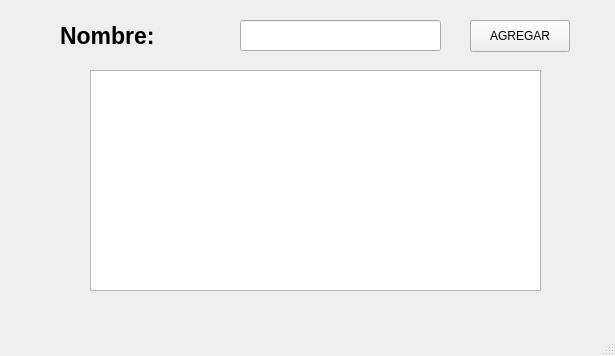
<?xml version="1.0" encoding="UTF-8"?>
<ui version="4.0">
 <class>MainWindow</class>
 <widget class="QMainWindow" name="MainWindow">
  <property name="geometry">
   <rect>
    <x>0</x>
    <y>0</y>
    <width>615</width>
    <height>356</height>
   </rect>
  </property>
  <property name="windowTitle">
   <string>MainWindow</string>
  </property>
  <widget class="QWidget" name="centralwidget">
   <widget class="QLabel" name="label">
    <property name="geometry">
     <rect>
      <x>60</x>
      <y>20</y>
      <width>161</width>
      <height>31</height>
     </rect>
    </property>
    <property name="font">
     <font>
      <pointsize>17</pointsize>
      <weight>75</weight>
      <bold>true</bold>
     </font>
    </property>
    <property name="text">
     <string>Nombre:</string>
    </property>
   </widget>
   <widget class="QLineEdit" name="txt_nombre">
    <property name="geometry">
     <rect>
      <x>240</x>
      <y>20</y>
      <width>201</width>
      <height>31</height>
     </rect>
    </property>
    <property name="font">
     <font>
      <pointsize>17</pointsize>
      <weight>75</weight>
      <bold>true</bold>
     </font>
    </property>
   </widget>
   <widget class="QPushButton" name="btn_agregar">
    <property name="geometry">
     <rect>
      <x>470</x>
      <y>20</y>
      <width>100</width>
      <height>32</height>
     </rect>
    </property>
    <property name="text">
     <string>AGREGAR</string>
    </property>
   </widget>
   <widget class="QListWidget" name="lw_alumnos">
    <property name="geometry">
     <rect>
      <x>90</x>
      <y>70</y>
      <width>451</width>
      <height>221</height>
     </rect>
    </property>
   </widget>
  </widget>
  <widget class="QMenuBar" name="menubar">
   <property name="geometry">
    <rect>
     <x>0</x>
     <y>0</y>
     <width>615</width>
     <height>18</height>
    </rect>
   </property>
  </widget>
  <widget class="QStatusBar" name="statusbar"/>
 </widget>
 <resources/>
 <connections/>
</ui>
